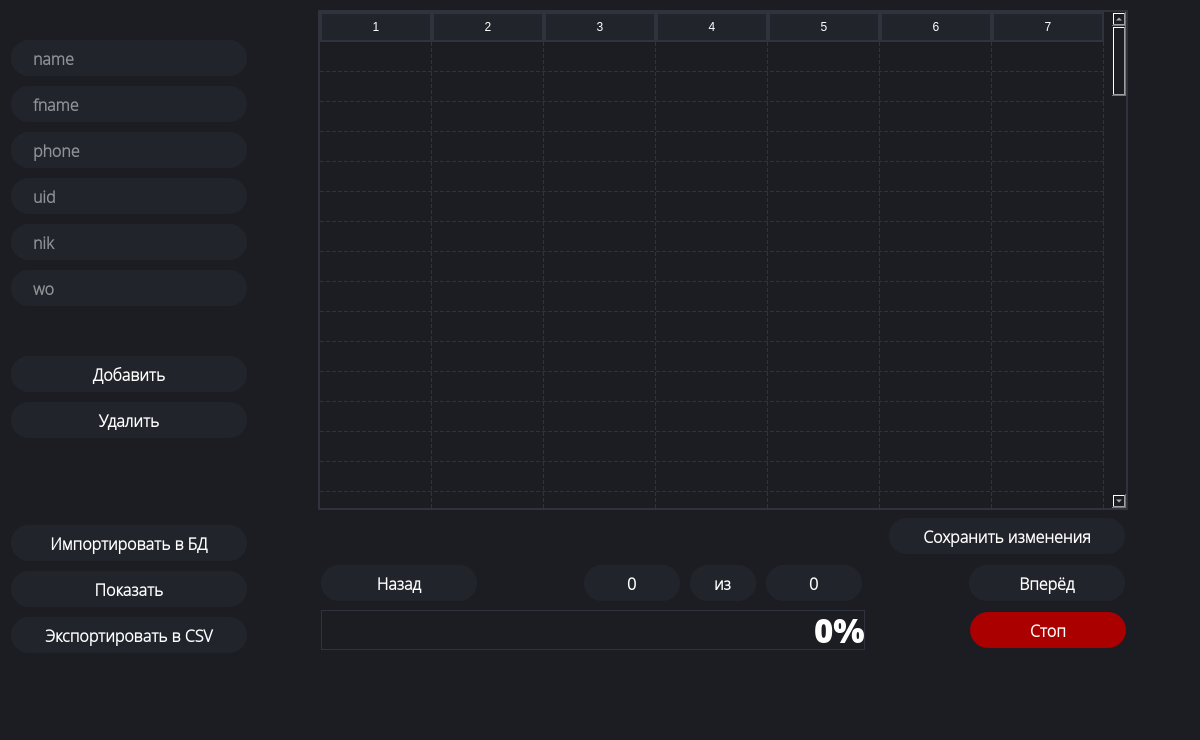
<?xml version="1.0" encoding="UTF-8"?>
<ui version="4.0">
 <class>MainWindow</class>
 <widget class="QMainWindow" name="MainWindow">
  <property name="geometry">
   <rect>
    <x>0</x>
    <y>0</y>
    <width>1200</width>
    <height>740</height>
   </rect>
  </property>
  <property name="sizePolicy">
   <sizepolicy hsizetype="Maximum" vsizetype="Maximum">
    <horstretch>0</horstretch>
    <verstretch>0</verstretch>
   </sizepolicy>
  </property>
  <property name="minimumSize">
   <size>
    <width>1200</width>
    <height>740</height>
   </size>
  </property>
  <property name="maximumSize">
   <size>
    <width>1200</width>
    <height>740</height>
   </size>
  </property>
  <property name="font">
   <font>
    <family>Open Sans Light</family>
    <pointsize>12</pointsize>
    <weight>75</weight>
    <italic>false</italic>
    <bold>true</bold>
   </font>
  </property>
  <property name="windowTitle">
   <string>parser</string>
  </property>
  <property name="styleSheet">
   <string notr="true">background-color: rgb(27, 29, 35);
color: #FFF;</string>
  </property>
  <widget class="QWidget" name="centralwidget">
   <layout class="QGridLayout" name="gridLayout_2">
    <item row="0" column="0">
     <layout class="QGridLayout" name="gridLayout_7">
      <item row="0" column="0">
       <layout class="QGridLayout" name="gridLayout_5">
        <item row="0" column="1">
         <layout class="QVBoxLayout" name="verticalLayout_2">
          <item>
           <spacer name="verticalSpacer">
            <property name="orientation">
             <enum>Qt::Vertical</enum>
            </property>
            <property name="sizeHint" stdset="0">
             <size>
              <width>931</width>
              <height>13</height>
             </size>
            </property>
           </spacer>
          </item>
          <item>
           <layout class="QHBoxLayout" name="horizontalLayout_3">
            <item>
             <spacer name="horizontalSpacer_4">
              <property name="orientation">
               <enum>Qt::Horizontal</enum>
              </property>
              <property name="sizeHint" stdset="0">
               <size>
                <width>40</width>
                <height>20</height>
               </size>
              </property>
             </spacer>
            </item>
            <item>
             <widget class="QTableWidget" name="tableWidget">
              <property name="sizePolicy">
               <sizepolicy hsizetype="Maximum" vsizetype="Maximum">
                <horstretch>0</horstretch>
                <verstretch>0</verstretch>
               </sizepolicy>
              </property>
              <property name="minimumSize">
               <size>
                <width>810</width>
                <height>500</height>
               </size>
              </property>
              <property name="maximumSize">
               <size>
                <width>810</width>
                <height>500</height>
               </size>
              </property>
              <property name="sizeIncrement">
               <size>
                <width>0</width>
                <height>0</height>
               </size>
              </property>
              <property name="font">
               <font>
                <family>Open Sans Light</family>
                <pointsize>10</pointsize>
                <weight>75</weight>
                <italic>false</italic>
                <bold>true</bold>
                <underline>false</underline>
                <strikeout>false</strikeout>
                <kerning>true</kerning>
               </font>
              </property>
              <property name="focusPolicy">
               <enum>Qt::NoFocus</enum>
              </property>
              <property name="contextMenuPolicy">
               <enum>Qt::DefaultContextMenu</enum>
              </property>
              <property name="layoutDirection">
               <enum>Qt::LeftToRight</enum>
              </property>
              <property name="autoFillBackground">
               <bool>false</bool>
              </property>
              <property name="styleSheet">
               <string notr="true">QHeaderView::section {
    padding: 4px;
    border: 2px solid rgb(48, 50, 62);
	background-color: rgb(34, 36, 44);
}
QTableWidget {
    gridline-color: rgb(48, 50, 62);
	border: 2px solid rgb(48, 50, 62);
}


QScrollBar:vertical {
	border: none;
	background-color: rgb(34, 36, 44);
	width: 10px;
	margin: 25px 0 0px 0;
}
QScrollBar::handle:vertical{
	border-radius: 4px;
	border-color: rgba(216, 216, 216, 75%);
	border-width: 1px;
	border-style: solid;
	background-color: rgba(216, 216, 216, 75%);
	min-height: 25px;
}
QScrollBar::add-line:vertical{
	width: 0px;
	height: 0px;
}
QScrollBar::sub-line:vertical{
	width: 0px;
	height: 0px;
}</string>
              </property>
              <property name="editTriggers">
               <set>QAbstractItemView::DoubleClicked</set>
              </property>
              <property name="selectionBehavior">
               <enum>QAbstractItemView::SelectRows</enum>
              </property>
              <property name="gridStyle">
               <enum>Qt::DashLine</enum>
              </property>
              <property name="sortingEnabled">
               <bool>false</bool>
              </property>
              <property name="rowCount">
               <number>100</number>
              </property>
              <property name="columnCount">
               <number>7</number>
              </property>
              <attribute name="horizontalHeaderVisible">
               <bool>true</bool>
              </attribute>
              <attribute name="horizontalHeaderMinimumSectionSize">
               <number>90</number>
              </attribute>
              <attribute name="horizontalHeaderDefaultSectionSize">
               <number>112</number>
              </attribute>
              <attribute name="horizontalHeaderShowSortIndicator" stdset="0">
               <bool>false</bool>
              </attribute>
              <attribute name="verticalHeaderVisible">
               <bool>false</bool>
              </attribute>
              <attribute name="verticalHeaderCascadingSectionResizes">
               <bool>false</bool>
              </attribute>
              <attribute name="verticalHeaderHighlightSections">
               <bool>true</bool>
              </attribute>
              <attribute name="verticalHeaderShowSortIndicator" stdset="0">
               <bool>false</bool>
              </attribute>
              <row/>
              <row/>
              <row/>
              <row/>
              <row/>
              <row/>
              <row/>
              <row/>
              <row/>
              <row/>
              <row/>
              <row/>
              <row/>
              <row/>
              <row/>
              <row/>
              <row/>
              <row/>
              <row/>
              <row/>
              <row/>
              <row/>
              <row/>
              <row/>
              <row/>
              <row/>
              <row/>
              <row/>
              <row/>
              <row/>
              <row/>
              <row/>
              <row/>
              <row/>
              <row/>
              <row/>
              <row/>
              <row/>
              <row/>
              <row/>
              <row/>
              <row/>
              <row/>
              <row/>
              <row/>
              <row/>
              <row/>
              <row/>
              <row/>
              <row/>
              <row/>
              <row/>
              <row/>
              <row/>
              <row/>
              <row/>
              <row/>
              <row/>
              <row/>
              <row/>
              <row/>
              <row/>
              <row/>
              <row/>
              <row/>
              <row/>
              <row/>
              <row/>
              <row/>
              <row/>
              <row/>
              <row/>
              <row/>
              <row/>
              <row/>
              <row/>
              <row/>
              <row/>
              <row/>
              <row/>
              <row/>
              <row/>
              <row/>
              <row/>
              <row/>
              <row/>
              <row/>
              <row/>
              <row/>
              <row/>
              <row/>
              <row/>
              <row/>
              <row/>
              <row/>
              <row/>
              <row/>
              <row/>
              <row/>
              <row/>
              <column/>
              <column/>
              <column/>
              <column/>
              <column/>
              <column/>
              <column/>
             </widget>
            </item>
            <item>
             <spacer name="horizontalSpacer_3">
              <property name="orientation">
               <enum>Qt::Horizontal</enum>
              </property>
              <property name="sizeHint" stdset="0">
               <size>
                <width>40</width>
                <height>20</height>
               </size>
              </property>
             </spacer>
            </item>
           </layout>
          </item>
          <item>
           <spacer name="verticalSpacer_2">
            <property name="orientation">
             <enum>Qt::Vertical</enum>
            </property>
            <property name="sizeHint" stdset="0">
             <size>
              <width>931</width>
              <height>13</height>
             </size>
            </property>
           </spacer>
          </item>
          <item>
           <layout class="QHBoxLayout" name="horizontalLayout_4">
            <item>
             <spacer name="horizontalSpacer_5">
              <property name="orientation">
               <enum>Qt::Horizontal</enum>
              </property>
              <property name="sizeHint" stdset="0">
               <size>
                <width>40</width>
                <height>20</height>
               </size>
              </property>
             </spacer>
            </item>
            <item>
             <widget class="QPushButton" name="button_insert_2">
              <property name="sizePolicy">
               <sizepolicy hsizetype="Maximum" vsizetype="Maximum">
                <horstretch>0</horstretch>
                <verstretch>0</verstretch>
               </sizepolicy>
              </property>
              <property name="minimumSize">
               <size>
                <width>240</width>
                <height>40</height>
               </size>
              </property>
              <property name="maximumSize">
               <size>
                <width>240</width>
                <height>40</height>
               </size>
              </property>
              <property name="font">
               <font>
                <family>Open Sans Light</family>
                <pointsize>12</pointsize>
                <weight>75</weight>
                <bold>true</bold>
               </font>
              </property>
              <property name="styleSheet">
               <string notr="true">QPushButton {
	border: 2px solid rgb(27, 29, 35);
	border-radius: 20px;
	color: #FFF;
	padding-left: 20px;
	padding-right: 20px;
	background-color: rgb(34, 36, 44);
}
QPushButton:hover {
	border: 2px solid rgb(48, 50, 62);
}
QPushButton:focus {
	border: 2px solid rgb(85, 170, 255);
	background-color: rgb(43, 45, 56);
}</string>
              </property>
              <property name="text">
               <string>Сохранить изменения</string>
              </property>
             </widget>
            </item>
            <item>
             <spacer name="horizontalSpacer_6">
              <property name="orientation">
               <enum>Qt::Horizontal</enum>
              </property>
              <property name="sizeType">
               <enum>QSizePolicy::Preferred</enum>
              </property>
              <property name="sizeHint" stdset="0">
               <size>
                <width>64</width>
                <height>20</height>
               </size>
              </property>
             </spacer>
            </item>
           </layout>
          </item>
          <item>
           <spacer name="verticalSpacer_9">
            <property name="orientation">
             <enum>Qt::Vertical</enum>
            </property>
            <property name="sizeHint" stdset="0">
             <size>
              <width>931</width>
              <height>13</height>
             </size>
            </property>
           </spacer>
          </item>
          <item>
           <layout class="QHBoxLayout" name="horizontalLayout">
            <item>
             <spacer name="horizontalSpacer_9">
              <property name="orientation">
               <enum>Qt::Horizontal</enum>
              </property>
              <property name="sizeType">
               <enum>QSizePolicy::Preferred</enum>
              </property>
              <property name="sizeHint" stdset="0">
               <size>
                <width>64</width>
                <height>20</height>
               </size>
              </property>
             </spacer>
            </item>
            <item>
             <widget class="QPushButton" name="button_back">
              <property name="minimumSize">
               <size>
                <width>160</width>
                <height>40</height>
               </size>
              </property>
              <property name="maximumSize">
               <size>
                <width>160</width>
                <height>40</height>
               </size>
              </property>
              <property name="font">
               <font>
                <family>Open Sans Light</family>
                <pointsize>12</pointsize>
                <weight>75</weight>
                <italic>false</italic>
                <bold>true</bold>
                <underline>false</underline>
                <strikeout>false</strikeout>
                <kerning>true</kerning>
               </font>
              </property>
              <property name="styleSheet">
               <string notr="true">QPushButton {
	border: 2px solid rgb(27, 29, 35);
	border-radius: 20px;
	color: #FFF;
	padding-left: 20px;
	padding-right: 20px;
	background-color: rgb(34, 36, 44);
}
QPushButton:hover {
	border: 2px solid rgb(48, 50, 62);
}
QPushButton:focus {
	border: 2px solid rgb(85, 170, 255);
	background-color: rgb(43, 45, 56);
}</string>
              </property>
              <property name="text">
               <string>Назад</string>
              </property>
             </widget>
            </item>
            <item>
             <spacer name="horizontalSpacer_7">
              <property name="orientation">
               <enum>Qt::Horizontal</enum>
              </property>
              <property name="sizeHint" stdset="0">
               <size>
                <width>40</width>
                <height>20</height>
               </size>
              </property>
             </spacer>
            </item>
            <item>
             <widget class="QLineEdit" name="lineEdit_pages_cur">
              <property name="minimumSize">
               <size>
                <width>100</width>
                <height>40</height>
               </size>
              </property>
              <property name="maximumSize">
               <size>
                <width>100</width>
                <height>40</height>
               </size>
              </property>
              <property name="font">
               <font>
                <family>Open Sans Light</family>
                <pointsize>12</pointsize>
                <weight>75</weight>
                <bold>true</bold>
               </font>
              </property>
              <property name="focusPolicy">
               <enum>Qt::NoFocus</enum>
              </property>
              <property name="styleSheet">
               <string notr="true">QLineEdit {
	border: 2px solid rgb(27, 29, 35);
	border-radius: 20px;
	color: #FFF;
	padding-left: 5px;
	padding-right: 5px;
	background-color: rgb(34, 36, 44);
}
QLineEdit:hover {
	border: 2px solid rgb(48, 50, 62);
}
QLineEdit:focus {
	border: 2px solid rgb(85, 170, 255);
	background-color: rgb(43, 45, 56);
}</string>
              </property>
              <property name="inputMethodHints">
               <set>Qt::ImhDigitsOnly</set>
              </property>
              <property name="text">
               <string>0</string>
              </property>
              <property name="maxLength">
               <number>9</number>
              </property>
              <property name="alignment">
               <set>Qt::AlignCenter</set>
              </property>
              <property name="readOnly">
               <bool>true</bool>
              </property>
              <property name="clearButtonEnabled">
               <bool>false</bool>
              </property>
             </widget>
            </item>
            <item>
             <widget class="QLabel" name="label_static">
              <property name="minimumSize">
               <size>
                <width>70</width>
                <height>40</height>
               </size>
              </property>
              <property name="maximumSize">
               <size>
                <width>70</width>
                <height>40</height>
               </size>
              </property>
              <property name="font">
               <font>
                <family>Open Sans Light</family>
                <pointsize>12</pointsize>
                <weight>75</weight>
                <italic>false</italic>
                <bold>true</bold>
                <underline>false</underline>
                <strikeout>false</strikeout>
                <kerning>true</kerning>
               </font>
              </property>
              <property name="styleSheet">
               <string notr="true">QLabel {
	border: 2px solid rgb(27, 29, 35);
	border-radius: 20px;
	color: #FFF;
	padding-left: 20px;
	padding-right: 20px;
	background-color: rgb(34, 36, 44);
}
QLabel:hover {
	border: 2px solid rgb(48, 50, 62);
}
QLabel:focus {
	border: 2px solid rgb(85, 170, 255);
	background-color: rgb(43, 45, 56);
}</string>
              </property>
              <property name="text">
               <string>из</string>
              </property>
             </widget>
            </item>
            <item>
             <widget class="QLineEdit" name="lineEdit_pages_max">
              <property name="minimumSize">
               <size>
                <width>100</width>
                <height>40</height>
               </size>
              </property>
              <property name="maximumSize">
               <size>
                <width>100</width>
                <height>40</height>
               </size>
              </property>
              <property name="font">
               <font>
                <family>Open Sans Light</family>
                <pointsize>12</pointsize>
                <weight>75</weight>
                <bold>true</bold>
               </font>
              </property>
              <property name="mouseTracking">
               <bool>true</bool>
              </property>
              <property name="focusPolicy">
               <enum>Qt::NoFocus</enum>
              </property>
              <property name="styleSheet">
               <string notr="true">QLineEdit {
	border: 2px solid rgb(27, 29, 35);
	border-radius: 20px;
	color: #FFF;
	padding-left: 5px;
	padding-right: 5px;
	background-color: rgb(34, 36, 44);
}
QLineEdit:hover {
	border: 2px solid rgb(48, 50, 62);
}
QLineEdit:focus {
	border: 2px solid rgb(85, 170, 255);
	background-color: rgb(43, 45, 56);
}</string>
              </property>
              <property name="inputMethodHints">
               <set>Qt::ImhDigitsOnly</set>
              </property>
              <property name="text">
               <string>0</string>
              </property>
              <property name="maxLength">
               <number>9</number>
              </property>
              <property name="alignment">
               <set>Qt::AlignCenter</set>
              </property>
              <property name="readOnly">
               <bool>true</bool>
              </property>
              <property name="cursorMoveStyle">
               <enum>Qt::LogicalMoveStyle</enum>
              </property>
              <property name="clearButtonEnabled">
               <bool>false</bool>
              </property>
             </widget>
            </item>
            <item>
             <spacer name="horizontalSpacer_8">
              <property name="orientation">
               <enum>Qt::Horizontal</enum>
              </property>
              <property name="sizeHint" stdset="0">
               <size>
                <width>40</width>
                <height>20</height>
               </size>
              </property>
             </spacer>
            </item>
            <item>
             <widget class="QPushButton" name="button_forward">
              <property name="minimumSize">
               <size>
                <width>160</width>
                <height>40</height>
               </size>
              </property>
              <property name="maximumSize">
               <size>
                <width>160</width>
                <height>40</height>
               </size>
              </property>
              <property name="font">
               <font>
                <family>Open Sans Light</family>
                <pointsize>12</pointsize>
                <weight>75</weight>
                <italic>false</italic>
                <bold>true</bold>
                <underline>false</underline>
                <strikeout>false</strikeout>
                <kerning>true</kerning>
               </font>
              </property>
              <property name="styleSheet">
               <string notr="true">QPushButton {
	border: 2px solid rgb(27, 29, 35);
	border-radius: 20px;
	color: #FFF;
	padding-left: 20px;
	padding-right: 20px;
	background-color: rgb(34, 36, 44);
}
QPushButton:hover {
	border: 2px solid rgb(48, 50, 62);
}
QPushButton:focus {
	border: 2px solid rgb(85, 170, 255);
	background-color: rgb(43, 45, 56);
}</string>
              </property>
              <property name="text">
               <string>Вперёд</string>
              </property>
             </widget>
            </item>
            <item>
             <spacer name="horizontalSpacer_10">
              <property name="orientation">
               <enum>Qt::Horizontal</enum>
              </property>
              <property name="sizeType">
               <enum>QSizePolicy::Preferred</enum>
              </property>
              <property name="sizeHint" stdset="0">
               <size>
                <width>64</width>
                <height>20</height>
               </size>
              </property>
             </spacer>
            </item>
           </layout>
          </item>
          <item>
           <spacer name="verticalSpacer_3">
            <property name="orientation">
             <enum>Qt::Vertical</enum>
            </property>
            <property name="sizeHint" stdset="0">
             <size>
              <width>931</width>
              <height>13</height>
             </size>
            </property>
           </spacer>
          </item>
          <item>
           <layout class="QHBoxLayout" name="horizontalLayout_2">
            <item>
             <spacer name="horizontalSpacer">
              <property name="orientation">
               <enum>Qt::Horizontal</enum>
              </property>
              <property name="sizeType">
               <enum>QSizePolicy::Fixed</enum>
              </property>
              <property name="sizeHint" stdset="0">
               <size>
                <width>66</width>
                <height>20</height>
               </size>
              </property>
             </spacer>
            </item>
            <item>
             <widget class="QProgressBar" name="progress_barchik">
              <property name="sizePolicy">
               <sizepolicy hsizetype="Maximum" vsizetype="Maximum">
                <horstretch>0</horstretch>
                <verstretch>0</verstretch>
               </sizepolicy>
              </property>
              <property name="minimumSize">
               <size>
                <width>544</width>
                <height>40</height>
               </size>
              </property>
              <property name="maximumSize">
               <size>
                <width>544</width>
                <height>40</height>
               </size>
              </property>
              <property name="font">
               <font>
                <family>Open Sans ExtraBold</family>
                <pointsize>25</pointsize>
                <weight>50</weight>
                <bold>false</bold>
               </font>
              </property>
              <property name="cursor">
               <cursorShape>BusyCursor</cursorShape>
              </property>
              <property name="styleSheet">
               <string notr="true">QProgressBar {
    border: 0.5px solid rgb(48, 50, 62);
    text-align: right;
}
QProgressBar::chunk {
    background-color: rgb(85, 170, 255);
    width: 10px;
    margin: 0.5px;
}</string>
              </property>
              <property name="value">
               <number>0</number>
              </property>
              <property name="invertedAppearance">
               <bool>false</bool>
              </property>
              <property name="textDirection">
               <enum>QProgressBar::TopToBottom</enum>
              </property>
             </widget>
            </item>
            <item>
             <spacer name="horizontalSpacer_12">
              <property name="orientation">
               <enum>Qt::Horizontal</enum>
              </property>
              <property name="sizeHint" stdset="0">
               <size>
                <width>40</width>
                <height>20</height>
               </size>
              </property>
             </spacer>
            </item>
            <item>
             <widget class="QPushButton" name="button_stop">
              <property name="sizePolicy">
               <sizepolicy hsizetype="Minimum" vsizetype="Fixed">
                <horstretch>0</horstretch>
                <verstretch>0</verstretch>
               </sizepolicy>
              </property>
              <property name="minimumSize">
               <size>
                <width>160</width>
                <height>40</height>
               </size>
              </property>
              <property name="maximumSize">
               <size>
                <width>160</width>
                <height>40</height>
               </size>
              </property>
              <property name="font">
               <font>
                <family>Open Sans Light</family>
                <pointsize>12</pointsize>
                <weight>75</weight>
                <italic>false</italic>
                <bold>true</bold>
                <underline>false</underline>
                <strikeout>false</strikeout>
                <kerning>true</kerning>
               </font>
              </property>
              <property name="styleSheet">
               <string notr="true">QPushButton {
	border: 2px solid rgb(27, 29, 35);
	border-radius: 20px;
	color: #FFF;
	padding-left: 20px;
	padding-right: 20px;
	background-color: rgb(170, 0, 0);
}
QPushButton:hover {
	border: 2px solid rgb(48, 50, 62);
}
QPushButton:focus {
	border: 2px solid rgb(85, 170, 255);
	background-color: rgb(200, 0, 0);
}</string>
              </property>
              <property name="text">
               <string>Стоп</string>
              </property>
             </widget>
            </item>
            <item>
             <spacer name="horizontalSpacer_2">
              <property name="orientation">
               <enum>Qt::Horizontal</enum>
              </property>
              <property name="sizeType">
               <enum>QSizePolicy::Fixed</enum>
              </property>
              <property name="sizeHint" stdset="0">
               <size>
                <width>63</width>
                <height>20</height>
               </size>
              </property>
             </spacer>
            </item>
           </layout>
          </item>
          <item>
           <spacer name="verticalSpacer_5">
            <property name="orientation">
             <enum>Qt::Vertical</enum>
            </property>
            <property name="sizeType">
             <enum>QSizePolicy::Fixed</enum>
            </property>
            <property name="sizeHint" stdset="0">
             <size>
              <width>931</width>
              <height>81</height>
             </size>
            </property>
           </spacer>
          </item>
         </layout>
        </item>
        <item row="0" column="0">
         <layout class="QVBoxLayout" name="verticalLayout">
          <item>
           <spacer name="verticalSpacer_7">
            <property name="orientation">
             <enum>Qt::Vertical</enum>
            </property>
            <property name="sizeType">
             <enum>QSizePolicy::Fixed</enum>
            </property>
            <property name="sizeHint" stdset="0">
             <size>
              <width>20</width>
              <height>29</height>
             </size>
            </property>
           </spacer>
          </item>
          <item>
           <widget class="QLineEdit" name="lineEdit_name">
            <property name="minimumSize">
             <size>
              <width>240</width>
              <height>40</height>
             </size>
            </property>
            <property name="maximumSize">
             <size>
              <width>240</width>
              <height>40</height>
             </size>
            </property>
            <property name="font">
             <font>
              <family>Open Sans Light</family>
              <pointsize>12</pointsize>
              <weight>75</weight>
              <bold>true</bold>
             </font>
            </property>
            <property name="styleSheet">
             <string notr="true">QLineEdit {
	border: 2px solid rgb(27, 29, 35);
	border-radius: 20px;
	color: #FFF;
	padding-left: 20px;
	padding-right: 20px;
	background-color: rgb(34, 36, 44);
}
QLineEdit:hover {
	border: 2px solid rgb(48, 50, 62);
}
QLineEdit:focus {
	border: 2px solid rgb(85, 170, 255);
	background-color: rgb(43, 45, 56);
}</string>
            </property>
            <property name="text">
             <string/>
            </property>
            <property name="placeholderText">
             <string>name</string>
            </property>
            <property name="clearButtonEnabled">
             <bool>true</bool>
            </property>
           </widget>
          </item>
          <item>
           <widget class="QLineEdit" name="lineEdit_fname">
            <property name="sizePolicy">
             <sizepolicy hsizetype="Maximum" vsizetype="Maximum">
              <horstretch>0</horstretch>
              <verstretch>0</verstretch>
             </sizepolicy>
            </property>
            <property name="minimumSize">
             <size>
              <width>240</width>
              <height>40</height>
             </size>
            </property>
            <property name="maximumSize">
             <size>
              <width>240</width>
              <height>40</height>
             </size>
            </property>
            <property name="font">
             <font>
              <family>Open Sans Light</family>
              <pointsize>12</pointsize>
              <weight>75</weight>
              <italic>false</italic>
              <bold>true</bold>
              <underline>false</underline>
              <strikeout>false</strikeout>
              <kerning>true</kerning>
             </font>
            </property>
            <property name="styleSheet">
             <string notr="true">QLineEdit {
	border: 2px solid rgb(27, 29, 35);
	border-radius: 20px;
	color: #FFF;
	padding-left: 20px;
	padding-right: 20px;
	background-color: rgb(34, 36, 44);
}
QLineEdit:hover {
	border: 2px solid rgb(48, 50, 62);
}
QLineEdit:focus {
	border: 2px solid rgb(85, 170, 255);
	background-color: rgb(43, 45, 56);
}</string>
            </property>
            <property name="placeholderText">
             <string>fname</string>
            </property>
            <property name="cursorMoveStyle">
             <enum>Qt::LogicalMoveStyle</enum>
            </property>
            <property name="clearButtonEnabled">
             <bool>true</bool>
            </property>
           </widget>
          </item>
          <item>
           <widget class="QLineEdit" name="lineEdit_phone">
            <property name="sizePolicy">
             <sizepolicy hsizetype="Maximum" vsizetype="Maximum">
              <horstretch>0</horstretch>
              <verstretch>0</verstretch>
             </sizepolicy>
            </property>
            <property name="minimumSize">
             <size>
              <width>240</width>
              <height>40</height>
             </size>
            </property>
            <property name="maximumSize">
             <size>
              <width>240</width>
              <height>40</height>
             </size>
            </property>
            <property name="font">
             <font>
              <family>Open Sans Light</family>
              <pointsize>12</pointsize>
              <weight>75</weight>
              <italic>false</italic>
              <bold>true</bold>
              <underline>false</underline>
              <strikeout>false</strikeout>
              <kerning>true</kerning>
             </font>
            </property>
            <property name="styleSheet">
             <string notr="true">QLineEdit {
	border: 2px solid rgb(27, 29, 35);
	border-radius: 20px;
	color: #FFF;
	padding-left: 20px;
	padding-right: 20px;
	background-color: rgb(34, 36, 44);
}
QLineEdit:hover {
	border: 2px solid rgb(48, 50, 62);
}
QLineEdit:focus {
	border: 2px solid rgb(85, 170, 255);
	background-color: rgb(43, 45, 56);
}</string>
            </property>
            <property name="placeholderText">
             <string>phone</string>
            </property>
            <property name="clearButtonEnabled">
             <bool>true</bool>
            </property>
           </widget>
          </item>
          <item>
           <widget class="QLineEdit" name="lineEdit_uid">
            <property name="minimumSize">
             <size>
              <width>240</width>
              <height>40</height>
             </size>
            </property>
            <property name="maximumSize">
             <size>
              <width>240</width>
              <height>40</height>
             </size>
            </property>
            <property name="font">
             <font>
              <family>Open Sans Light</family>
              <pointsize>12</pointsize>
              <weight>75</weight>
              <bold>true</bold>
             </font>
            </property>
            <property name="styleSheet">
             <string notr="true">QLineEdit {
	border: 2px solid rgb(27, 29, 35);
	border-radius: 20px;
	color: #FFF;
	padding-left: 20px;
	padding-right: 20px;
	background-color: rgb(34, 36, 44);
}
QLineEdit:hover {
	border: 2px solid rgb(48, 50, 62);
}
QLineEdit:focus {
	border: 2px solid rgb(85, 170, 255);
	background-color: rgb(43, 45, 56);
}</string>
            </property>
            <property name="text">
             <string/>
            </property>
            <property name="placeholderText">
             <string>uid</string>
            </property>
            <property name="clearButtonEnabled">
             <bool>true</bool>
            </property>
           </widget>
          </item>
          <item>
           <widget class="QLineEdit" name="lineEdit_nik">
            <property name="sizePolicy">
             <sizepolicy hsizetype="Maximum" vsizetype="Maximum">
              <horstretch>0</horstretch>
              <verstretch>0</verstretch>
             </sizepolicy>
            </property>
            <property name="minimumSize">
             <size>
              <width>240</width>
              <height>40</height>
             </size>
            </property>
            <property name="maximumSize">
             <size>
              <width>240</width>
              <height>40</height>
             </size>
            </property>
            <property name="font">
             <font>
              <family>Open Sans Light</family>
              <pointsize>12</pointsize>
              <weight>75</weight>
              <italic>false</italic>
              <bold>true</bold>
              <underline>false</underline>
              <strikeout>false</strikeout>
              <kerning>true</kerning>
             </font>
            </property>
            <property name="styleSheet">
             <string notr="true">QLineEdit {
	border: 2px solid rgb(27, 29, 35);
	border-radius: 20px;
	color: #FFF;
	padding-left: 20px;
	padding-right: 20px;
	background-color: rgb(34, 36, 44);
}
QLineEdit:hover {
	border: 2px solid rgb(48, 50, 62);
}
QLineEdit:focus {
	border: 2px solid rgb(85, 170, 255);
	background-color: rgb(43, 45, 56);
}</string>
            </property>
            <property name="placeholderText">
             <string>nik</string>
            </property>
            <property name="clearButtonEnabled">
             <bool>true</bool>
            </property>
           </widget>
          </item>
          <item>
           <widget class="QLineEdit" name="lineEdit_wo">
            <property name="minimumSize">
             <size>
              <width>240</width>
              <height>40</height>
             </size>
            </property>
            <property name="maximumSize">
             <size>
              <width>240</width>
              <height>40</height>
             </size>
            </property>
            <property name="font">
             <font>
              <family>Open Sans Light</family>
              <pointsize>12</pointsize>
              <weight>75</weight>
              <bold>true</bold>
             </font>
            </property>
            <property name="styleSheet">
             <string notr="true">QLineEdit {
	border: 2px solid rgb(27, 29, 35);
	border-radius: 20px;
	color: #FFF;
	padding-left: 20px;
	padding-right: 20px;
	background-color: rgb(34, 36, 44);
}
QLineEdit:hover {
	border: 2px solid rgb(48, 50, 62);
}
QLineEdit:focus {
	border: 2px solid rgb(85, 170, 255);
	background-color: rgb(43, 45, 56);
}</string>
            </property>
            <property name="text">
             <string/>
            </property>
            <property name="placeholderText">
             <string>wo</string>
            </property>
            <property name="clearButtonEnabled">
             <bool>true</bool>
            </property>
           </widget>
          </item>
          <item>
           <spacer name="verticalSpacer_4">
            <property name="orientation">
             <enum>Qt::Vertical</enum>
            </property>
            <property name="sizeType">
             <enum>QSizePolicy::Fixed</enum>
            </property>
            <property name="sizeHint" stdset="0">
             <size>
              <width>20</width>
              <height>40</height>
             </size>
            </property>
           </spacer>
          </item>
          <item>
           <widget class="QPushButton" name="button_insert">
            <property name="sizePolicy">
             <sizepolicy hsizetype="Maximum" vsizetype="Maximum">
              <horstretch>0</horstretch>
              <verstretch>0</verstretch>
             </sizepolicy>
            </property>
            <property name="minimumSize">
             <size>
              <width>240</width>
              <height>40</height>
             </size>
            </property>
            <property name="maximumSize">
             <size>
              <width>240</width>
              <height>40</height>
             </size>
            </property>
            <property name="font">
             <font>
              <family>Open Sans Light</family>
              <pointsize>12</pointsize>
              <weight>75</weight>
              <bold>true</bold>
             </font>
            </property>
            <property name="styleSheet">
             <string notr="true">QPushButton {
	border: 2px solid rgb(27, 29, 35);
	border-radius: 20px;
	color: #FFF;
	padding-left: 20px;
	padding-right: 20px;
	background-color: rgb(34, 36, 44);
}
QPushButton:hover {
	border: 2px solid rgb(48, 50, 62);
}
QPushButton:focus {
	border: 2px solid rgb(85, 170, 255);
	background-color: rgb(43, 45, 56);
}</string>
            </property>
            <property name="text">
             <string>Добавить</string>
            </property>
           </widget>
          </item>
          <item>
           <widget class="QPushButton" name="button_delete">
            <property name="sizePolicy">
             <sizepolicy hsizetype="Maximum" vsizetype="Maximum">
              <horstretch>0</horstretch>
              <verstretch>0</verstretch>
             </sizepolicy>
            </property>
            <property name="minimumSize">
             <size>
              <width>240</width>
              <height>40</height>
             </size>
            </property>
            <property name="maximumSize">
             <size>
              <width>240</width>
              <height>40</height>
             </size>
            </property>
            <property name="font">
             <font>
              <family>Open Sans Light</family>
              <pointsize>12</pointsize>
              <weight>75</weight>
              <bold>true</bold>
             </font>
            </property>
            <property name="styleSheet">
             <string notr="true">QPushButton {
	border: 2px solid rgb(27, 29, 35);
	border-radius: 20px;
	color: #FFF;
	padding-left: 20px;
	padding-right: 20px;
	background-color: rgb(34, 36, 44);
}
QPushButton:hover {
	border: 2px solid rgb(48, 50, 62);
}
QPushButton:focus {
	border: 2px solid rgb(85, 170, 255);
	background-color: rgb(43, 45, 56);
}</string>
            </property>
            <property name="text">
             <string>Удалить</string>
            </property>
           </widget>
          </item>
          <item>
           <spacer name="verticalSpacer_6">
            <property name="orientation">
             <enum>Qt::Vertical</enum>
            </property>
            <property name="sizeType">
             <enum>QSizePolicy::Fixed</enum>
            </property>
            <property name="sizeHint" stdset="0">
             <size>
              <width>20</width>
              <height>198</height>
             </size>
            </property>
           </spacer>
          </item>
          <item>
           <widget class="QPushButton" name="button_import">
            <property name="sizePolicy">
             <sizepolicy hsizetype="Maximum" vsizetype="Maximum">
              <horstretch>0</horstretch>
              <verstretch>0</verstretch>
             </sizepolicy>
            </property>
            <property name="minimumSize">
             <size>
              <width>240</width>
              <height>40</height>
             </size>
            </property>
            <property name="maximumSize">
             <size>
              <width>240</width>
              <height>40</height>
             </size>
            </property>
            <property name="font">
             <font>
              <family>Open Sans Light</family>
              <pointsize>12</pointsize>
              <weight>75</weight>
              <italic>false</italic>
              <bold>true</bold>
              <underline>false</underline>
              <strikeout>false</strikeout>
              <kerning>true</kerning>
             </font>
            </property>
            <property name="focusPolicy">
             <enum>Qt::StrongFocus</enum>
            </property>
            <property name="styleSheet">
             <string notr="true">QPushButton {
	border: 2px solid rgb(27, 29, 35);
	border-radius: 20px;
	color: #FFF;
	padding-left: 20px;
	padding-right: 20px;
	background-color: rgb(34, 36, 44);
}
QPushButton:hover {
	border: 2px solid rgb(48, 50, 62);
}
QPushButton:focus {
	border: 2px solid rgb(85, 170, 255);
	background-color: rgb(43, 45, 56);
}</string>
            </property>
            <property name="text">
             <string>Импортировать в БД</string>
            </property>
           </widget>
          </item>
          <item>
           <widget class="QPushButton" name="button_show">
            <property name="sizePolicy">
             <sizepolicy hsizetype="Maximum" vsizetype="Maximum">
              <horstretch>240</horstretch>
              <verstretch>40</verstretch>
             </sizepolicy>
            </property>
            <property name="minimumSize">
             <size>
              <width>240</width>
              <height>40</height>
             </size>
            </property>
            <property name="maximumSize">
             <size>
              <width>240</width>
              <height>40</height>
             </size>
            </property>
            <property name="font">
             <font>
              <family>Open Sans Light</family>
              <pointsize>12</pointsize>
              <weight>75</weight>
              <bold>true</bold>
             </font>
            </property>
            <property name="styleSheet">
             <string notr="true">QPushButton {
	border: 2px solid rgb(27, 29, 35);
	border-radius: 20px;
	color: #FFF;
	padding-left: 20px;
	padding-right: 20px;
	background-color: rgb(34, 36, 44);
}
QPushButton:hover {
	border: 2px solid rgb(48, 50, 62);
}
QPushButton:focus {
	border: 2px solid rgb(85, 170, 255);
	background-color: rgb(43, 45, 56);
}</string>
            </property>
            <property name="text">
             <string>Показать</string>
            </property>
           </widget>
          </item>
          <item>
           <widget class="QPushButton" name="button_export">
            <property name="sizePolicy">
             <sizepolicy hsizetype="Maximum" vsizetype="Maximum">
              <horstretch>0</horstretch>
              <verstretch>0</verstretch>
             </sizepolicy>
            </property>
            <property name="minimumSize">
             <size>
              <width>240</width>
              <height>40</height>
             </size>
            </property>
            <property name="maximumSize">
             <size>
              <width>240</width>
              <height>40</height>
             </size>
            </property>
            <property name="font">
             <font>
              <family>Open Sans Light</family>
              <pointsize>12</pointsize>
              <weight>75</weight>
              <italic>false</italic>
              <bold>true</bold>
              <underline>false</underline>
              <strikeout>false</strikeout>
              <kerning>true</kerning>
             </font>
            </property>
            <property name="focusPolicy">
             <enum>Qt::StrongFocus</enum>
            </property>
            <property name="styleSheet">
             <string notr="true">QPushButton {
	border: 2px solid rgb(27, 29, 35);
	border-radius: 20px;
	color: #FFF;
	padding-left: 20px;
	padding-right: 20px;
	background-color: rgb(34, 36, 44);
}
QPushButton:hover {
	border: 2px solid rgb(48, 50, 62);
}
QPushButton:focus {
	border: 2px solid rgb(85, 170, 255);
	background-color: rgb(43, 45, 56);
}</string>
            </property>
            <property name="text">
             <string>Экспортировать в CSV</string>
            </property>
           </widget>
          </item>
          <item>
           <spacer name="verticalSpacer_8">
            <property name="orientation">
             <enum>Qt::Vertical</enum>
            </property>
            <property name="sizeType">
             <enum>QSizePolicy::Fixed</enum>
            </property>
            <property name="sizeHint" stdset="0">
             <size>
              <width>20</width>
              <height>90</height>
             </size>
            </property>
           </spacer>
          </item>
         </layout>
        </item>
       </layout>
      </item>
     </layout>
    </item>
   </layout>
  </widget>
 </widget>
 <resources/>
 <connections/>
</ui>
